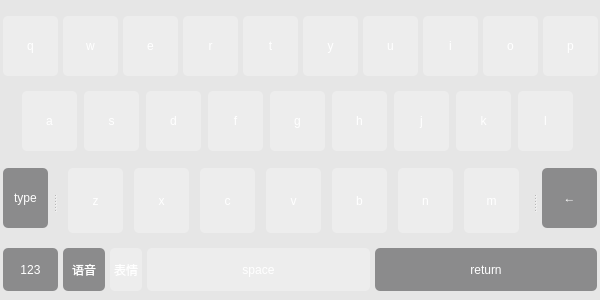
<?xml version="1.0" encoding="UTF-8"?>
<ui version="4.0">
 <class>frmInput</class>
 <widget class="QWidget" name="frmInput">
  <property name="geometry">
   <rect>
    <x>0</x>
    <y>0</y>
    <width>600</width>
    <height>300</height>
   </rect>
  </property>
  <property name="minimumSize">
   <size>
    <width>600</width>
    <height>300</height>
   </size>
  </property>
  <property name="maximumSize">
   <size>
    <width>600</width>
    <height>300</height>
   </size>
  </property>
  <property name="windowTitle">
   <string>中文输入法面板</string>
  </property>
  <property name="styleSheet">
   <string notr="true">background:transparent;</string>
  </property>
  <layout class="QVBoxLayout" name="verticalLayout">
   <property name="spacing">
    <number>0</number>
   </property>
   <property name="leftMargin">
    <number>0</number>
   </property>
   <property name="topMargin">
    <number>0</number>
   </property>
   <property name="rightMargin">
    <number>0</number>
   </property>
   <property name="bottomMargin">
    <number>0</number>
   </property>
   <item>
    <widget class="QWidget" name="widgetMain" native="true">
     <property name="sizePolicy">
      <sizepolicy hsizetype="Preferred" vsizetype="Expanding">
       <horstretch>0</horstretch>
       <verstretch>0</verstretch>
      </sizepolicy>
     </property>
     <property name="minimumSize">
      <size>
       <width>473</width>
       <height>300</height>
      </size>
     </property>
     <property name="maximumSize">
      <size>
       <width>16777215</width>
       <height>300</height>
      </size>
     </property>
     <property name="styleSheet">
      <string notr="true">QWidget{background: rgba(0,0,0,0.60);
background: rgba(0,0,0,0.10);}</string>
     </property>
     <layout class="QVBoxLayout" name="verticalLayout_2">
      <property name="spacing">
       <number>6</number>
      </property>
      <property name="leftMargin">
       <number>3</number>
      </property>
      <property name="topMargin">
       <number>10</number>
      </property>
      <property name="rightMargin">
       <number>3</number>
      </property>
      <property name="bottomMargin">
       <number>3</number>
      </property>
      <item>
       <layout class="QHBoxLayout" name="horizontalLayout">
        <property name="spacing">
         <number>5</number>
        </property>
        <property name="bottomMargin">
         <number>3</number>
        </property>
        <item>
         <widget class="QPushButton" name="btnq">
          <property name="sizePolicy">
           <sizepolicy hsizetype="Ignored" vsizetype="Expanding">
            <horstretch>0</horstretch>
            <verstretch>0</verstretch>
           </sizepolicy>
          </property>
          <property name="minimumSize">
           <size>
            <width>55</width>
            <height>60</height>
           </size>
          </property>
          <property name="maximumSize">
           <size>
            <width>55</width>
            <height>60</height>
           </size>
          </property>
          <property name="focusPolicy">
           <enum>Qt::NoFocus</enum>
          </property>
          <property name="styleSheet">
           <string notr="true">background: rgba(255,255,255,0.30);
border-radius: 5px;
font: 26pt &quot;Microsoft YaHei UI&quot;;
color: #FFFFFF;
text-align: center;
</string>
          </property>
          <property name="text">
           <string>q</string>
          </property>
         </widget>
        </item>
        <item>
         <widget class="QPushButton" name="btnw">
          <property name="sizePolicy">
           <sizepolicy hsizetype="Fixed" vsizetype="Fixed">
            <horstretch>0</horstretch>
            <verstretch>0</verstretch>
           </sizepolicy>
          </property>
          <property name="minimumSize">
           <size>
            <width>55</width>
            <height>60</height>
           </size>
          </property>
          <property name="maximumSize">
           <size>
            <width>55</width>
            <height>60</height>
           </size>
          </property>
          <property name="focusPolicy">
           <enum>Qt::NoFocus</enum>
          </property>
          <property name="styleSheet">
           <string notr="true">background: rgba(255,255,255,0.30);
border-radius: 5px;
font: 26pt &quot;Microsoft YaHei UI&quot;;
color: #FFFFFF;
text-align: center;
</string>
          </property>
          <property name="text">
           <string>w</string>
          </property>
         </widget>
        </item>
        <item>
         <widget class="QPushButton" name="btne">
          <property name="sizePolicy">
           <sizepolicy hsizetype="Ignored" vsizetype="Expanding">
            <horstretch>0</horstretch>
            <verstretch>0</verstretch>
           </sizepolicy>
          </property>
          <property name="minimumSize">
           <size>
            <width>55</width>
            <height>60</height>
           </size>
          </property>
          <property name="maximumSize">
           <size>
            <width>55</width>
            <height>60</height>
           </size>
          </property>
          <property name="focusPolicy">
           <enum>Qt::NoFocus</enum>
          </property>
          <property name="styleSheet">
           <string notr="true">background: rgba(255,255,255,0.30);
border-radius: 5px;
font: 26pt &quot;Microsoft YaHei UI&quot;;
color: #FFFFFF;
text-align: center;
</string>
          </property>
          <property name="text">
           <string>e</string>
          </property>
         </widget>
        </item>
        <item>
         <widget class="QPushButton" name="btnr">
          <property name="sizePolicy">
           <sizepolicy hsizetype="Ignored" vsizetype="Expanding">
            <horstretch>0</horstretch>
            <verstretch>0</verstretch>
           </sizepolicy>
          </property>
          <property name="minimumSize">
           <size>
            <width>55</width>
            <height>60</height>
           </size>
          </property>
          <property name="maximumSize">
           <size>
            <width>55</width>
            <height>60</height>
           </size>
          </property>
          <property name="focusPolicy">
           <enum>Qt::NoFocus</enum>
          </property>
          <property name="styleSheet">
           <string notr="true">background: rgba(255,255,255,0.30);
border-radius: 5px;
font: 26pt &quot;Microsoft YaHei UI&quot;;
color: #FFFFFF;
text-align: center;
</string>
          </property>
          <property name="text">
           <string>r</string>
          </property>
         </widget>
        </item>
        <item>
         <widget class="QPushButton" name="btnt">
          <property name="sizePolicy">
           <sizepolicy hsizetype="Ignored" vsizetype="Expanding">
            <horstretch>0</horstretch>
            <verstretch>0</verstretch>
           </sizepolicy>
          </property>
          <property name="minimumSize">
           <size>
            <width>55</width>
            <height>60</height>
           </size>
          </property>
          <property name="maximumSize">
           <size>
            <width>55</width>
            <height>60</height>
           </size>
          </property>
          <property name="focusPolicy">
           <enum>Qt::NoFocus</enum>
          </property>
          <property name="styleSheet">
           <string notr="true">background: rgba(255,255,255,0.30);
border-radius: 5px;
font: 26pt &quot;Microsoft YaHei UI&quot;;
color: #FFFFFF;
text-align: center;
</string>
          </property>
          <property name="text">
           <string>t</string>
          </property>
         </widget>
        </item>
        <item>
         <widget class="QPushButton" name="btny">
          <property name="sizePolicy">
           <sizepolicy hsizetype="Ignored" vsizetype="Expanding">
            <horstretch>0</horstretch>
            <verstretch>0</verstretch>
           </sizepolicy>
          </property>
          <property name="minimumSize">
           <size>
            <width>55</width>
            <height>60</height>
           </size>
          </property>
          <property name="maximumSize">
           <size>
            <width>55</width>
            <height>60</height>
           </size>
          </property>
          <property name="focusPolicy">
           <enum>Qt::NoFocus</enum>
          </property>
          <property name="styleSheet">
           <string notr="true">background: rgba(255,255,255,0.30);
border-radius: 5px;
font: 26pt &quot;Microsoft YaHei UI&quot;;
color: #FFFFFF;
text-align: center;
</string>
          </property>
          <property name="text">
           <string>y</string>
          </property>
         </widget>
        </item>
        <item>
         <widget class="QPushButton" name="btnu">
          <property name="sizePolicy">
           <sizepolicy hsizetype="Ignored" vsizetype="Expanding">
            <horstretch>0</horstretch>
            <verstretch>0</verstretch>
           </sizepolicy>
          </property>
          <property name="minimumSize">
           <size>
            <width>55</width>
            <height>60</height>
           </size>
          </property>
          <property name="maximumSize">
           <size>
            <width>55</width>
            <height>60</height>
           </size>
          </property>
          <property name="focusPolicy">
           <enum>Qt::NoFocus</enum>
          </property>
          <property name="styleSheet">
           <string notr="true">background: rgba(255,255,255,0.30);
border-radius: 5px;
font: 26pt &quot;Microsoft YaHei UI&quot;;
color: #FFFFFF;
text-align: center;
</string>
          </property>
          <property name="text">
           <string>u</string>
          </property>
         </widget>
        </item>
        <item>
         <widget class="QPushButton" name="btni">
          <property name="sizePolicy">
           <sizepolicy hsizetype="Ignored" vsizetype="Expanding">
            <horstretch>0</horstretch>
            <verstretch>0</verstretch>
           </sizepolicy>
          </property>
          <property name="minimumSize">
           <size>
            <width>55</width>
            <height>60</height>
           </size>
          </property>
          <property name="maximumSize">
           <size>
            <width>55</width>
            <height>60</height>
           </size>
          </property>
          <property name="focusPolicy">
           <enum>Qt::NoFocus</enum>
          </property>
          <property name="styleSheet">
           <string notr="true">background: rgba(255,255,255,0.30);
border-radius: 5px;
font: 26pt &quot;Microsoft YaHei UI&quot;;
color: #FFFFFF;
text-align: center;
</string>
          </property>
          <property name="text">
           <string>i</string>
          </property>
         </widget>
        </item>
        <item>
         <widget class="QPushButton" name="btno">
          <property name="sizePolicy">
           <sizepolicy hsizetype="Ignored" vsizetype="Expanding">
            <horstretch>0</horstretch>
            <verstretch>0</verstretch>
           </sizepolicy>
          </property>
          <property name="minimumSize">
           <size>
            <width>55</width>
            <height>60</height>
           </size>
          </property>
          <property name="maximumSize">
           <size>
            <width>55</width>
            <height>60</height>
           </size>
          </property>
          <property name="focusPolicy">
           <enum>Qt::NoFocus</enum>
          </property>
          <property name="styleSheet">
           <string notr="true">background: rgba(255,255,255,0.30);
border-radius: 5px;
font: 26pt &quot;Microsoft YaHei UI&quot;;
color: #FFFFFF;
text-align: center;
</string>
          </property>
          <property name="text">
           <string>o</string>
          </property>
         </widget>
        </item>
        <item>
         <widget class="QPushButton" name="btnp">
          <property name="sizePolicy">
           <sizepolicy hsizetype="Ignored" vsizetype="Expanding">
            <horstretch>0</horstretch>
            <verstretch>0</verstretch>
           </sizepolicy>
          </property>
          <property name="minimumSize">
           <size>
            <width>55</width>
            <height>60</height>
           </size>
          </property>
          <property name="maximumSize">
           <size>
            <width>55</width>
            <height>60</height>
           </size>
          </property>
          <property name="focusPolicy">
           <enum>Qt::NoFocus</enum>
          </property>
          <property name="styleSheet">
           <string notr="true">background: rgba(255,255,255,0.30);
border-radius: 5px;
font: 26pt &quot;Microsoft YaHei UI&quot;;
color: #FFFFFF;
text-align: center;
</string>
          </property>
          <property name="text">
           <string>p</string>
          </property>
         </widget>
        </item>
       </layout>
      </item>
      <item>
       <layout class="QHBoxLayout" name="horizontalLayout_2">
        <property name="spacing">
         <number>6</number>
        </property>
        <property name="sizeConstraint">
         <enum>QLayout::SetDefaultConstraint</enum>
        </property>
        <property name="leftMargin">
         <number>18</number>
        </property>
        <property name="rightMargin">
         <number>18</number>
        </property>
        <property name="bottomMargin">
         <number>5</number>
        </property>
        <item>
         <widget class="QPushButton" name="btna">
          <property name="sizePolicy">
           <sizepolicy hsizetype="Ignored" vsizetype="Expanding">
            <horstretch>0</horstretch>
            <verstretch>0</verstretch>
           </sizepolicy>
          </property>
          <property name="minimumSize">
           <size>
            <width>55</width>
            <height>60</height>
           </size>
          </property>
          <property name="maximumSize">
           <size>
            <width>55</width>
            <height>60</height>
           </size>
          </property>
          <property name="focusPolicy">
           <enum>Qt::NoFocus</enum>
          </property>
          <property name="styleSheet">
           <string notr="true">background: rgba(255,255,255,0.30);
border-radius: 5px;
font: 26pt &quot;Microsoft YaHei UI&quot;;
color: #FFFFFF;
text-align: center;
</string>
          </property>
          <property name="text">
           <string>a</string>
          </property>
         </widget>
        </item>
        <item>
         <widget class="QPushButton" name="btns">
          <property name="sizePolicy">
           <sizepolicy hsizetype="Ignored" vsizetype="Expanding">
            <horstretch>0</horstretch>
            <verstretch>0</verstretch>
           </sizepolicy>
          </property>
          <property name="minimumSize">
           <size>
            <width>55</width>
            <height>60</height>
           </size>
          </property>
          <property name="maximumSize">
           <size>
            <width>55</width>
            <height>60</height>
           </size>
          </property>
          <property name="focusPolicy">
           <enum>Qt::NoFocus</enum>
          </property>
          <property name="styleSheet">
           <string notr="true">background: rgba(255,255,255,0.30);
border-radius: 5px;
font: 26pt &quot;Microsoft YaHei UI&quot;;
color: #FFFFFF;
text-align: center;
</string>
          </property>
          <property name="text">
           <string>s</string>
          </property>
         </widget>
        </item>
        <item>
         <widget class="QPushButton" name="btnd">
          <property name="sizePolicy">
           <sizepolicy hsizetype="Ignored" vsizetype="Expanding">
            <horstretch>0</horstretch>
            <verstretch>0</verstretch>
           </sizepolicy>
          </property>
          <property name="minimumSize">
           <size>
            <width>55</width>
            <height>60</height>
           </size>
          </property>
          <property name="maximumSize">
           <size>
            <width>55</width>
            <height>60</height>
           </size>
          </property>
          <property name="focusPolicy">
           <enum>Qt::NoFocus</enum>
          </property>
          <property name="styleSheet">
           <string notr="true">background: rgba(255,255,255,0.30);
border-radius: 5px;
font: 26pt &quot;Microsoft YaHei UI&quot;;
color: #FFFFFF;
text-align: center;
</string>
          </property>
          <property name="text">
           <string>d</string>
          </property>
         </widget>
        </item>
        <item>
         <widget class="QPushButton" name="btnf">
          <property name="sizePolicy">
           <sizepolicy hsizetype="Ignored" vsizetype="Expanding">
            <horstretch>0</horstretch>
            <verstretch>0</verstretch>
           </sizepolicy>
          </property>
          <property name="minimumSize">
           <size>
            <width>55</width>
            <height>60</height>
           </size>
          </property>
          <property name="maximumSize">
           <size>
            <width>55</width>
            <height>60</height>
           </size>
          </property>
          <property name="focusPolicy">
           <enum>Qt::NoFocus</enum>
          </property>
          <property name="styleSheet">
           <string notr="true">background: rgba(255,255,255,0.30);
border-radius: 5px;
font: 26pt &quot;Microsoft YaHei UI&quot;;
color: #FFFFFF;
text-align: center;
</string>
          </property>
          <property name="text">
           <string>f</string>
          </property>
         </widget>
        </item>
        <item>
         <widget class="QPushButton" name="btng">
          <property name="sizePolicy">
           <sizepolicy hsizetype="Ignored" vsizetype="Expanding">
            <horstretch>0</horstretch>
            <verstretch>0</verstretch>
           </sizepolicy>
          </property>
          <property name="minimumSize">
           <size>
            <width>55</width>
            <height>60</height>
           </size>
          </property>
          <property name="maximumSize">
           <size>
            <width>55</width>
            <height>60</height>
           </size>
          </property>
          <property name="focusPolicy">
           <enum>Qt::NoFocus</enum>
          </property>
          <property name="styleSheet">
           <string notr="true">background: rgba(255,255,255,0.30);
border-radius: 5px;
font: 26pt &quot;Microsoft YaHei UI&quot;;
color: #FFFFFF;
text-align: center;
</string>
          </property>
          <property name="text">
           <string>g</string>
          </property>
         </widget>
        </item>
        <item>
         <widget class="QPushButton" name="btnh">
          <property name="sizePolicy">
           <sizepolicy hsizetype="Ignored" vsizetype="Expanding">
            <horstretch>0</horstretch>
            <verstretch>0</verstretch>
           </sizepolicy>
          </property>
          <property name="minimumSize">
           <size>
            <width>55</width>
            <height>60</height>
           </size>
          </property>
          <property name="maximumSize">
           <size>
            <width>55</width>
            <height>60</height>
           </size>
          </property>
          <property name="focusPolicy">
           <enum>Qt::NoFocus</enum>
          </property>
          <property name="styleSheet">
           <string notr="true">background: rgba(255,255,255,0.30);
border-radius: 5px;
font: 26pt &quot;Microsoft YaHei UI&quot;;
color: #FFFFFF;
text-align: center;
</string>
          </property>
          <property name="text">
           <string>h</string>
          </property>
         </widget>
        </item>
        <item>
         <widget class="QPushButton" name="btnj">
          <property name="sizePolicy">
           <sizepolicy hsizetype="Ignored" vsizetype="Expanding">
            <horstretch>0</horstretch>
            <verstretch>0</verstretch>
           </sizepolicy>
          </property>
          <property name="minimumSize">
           <size>
            <width>55</width>
            <height>60</height>
           </size>
          </property>
          <property name="maximumSize">
           <size>
            <width>55</width>
            <height>60</height>
           </size>
          </property>
          <property name="focusPolicy">
           <enum>Qt::NoFocus</enum>
          </property>
          <property name="styleSheet">
           <string notr="true">background: rgba(255,255,255,0.30);
border-radius: 5px;
font: 26pt &quot;Microsoft YaHei UI&quot;;
color: #FFFFFF;
text-align: center;
</string>
          </property>
          <property name="text">
           <string>j</string>
          </property>
         </widget>
        </item>
        <item>
         <widget class="QPushButton" name="btnk">
          <property name="sizePolicy">
           <sizepolicy hsizetype="Ignored" vsizetype="Expanding">
            <horstretch>0</horstretch>
            <verstretch>0</verstretch>
           </sizepolicy>
          </property>
          <property name="minimumSize">
           <size>
            <width>55</width>
            <height>60</height>
           </size>
          </property>
          <property name="maximumSize">
           <size>
            <width>55</width>
            <height>60</height>
           </size>
          </property>
          <property name="focusPolicy">
           <enum>Qt::NoFocus</enum>
          </property>
          <property name="styleSheet">
           <string notr="true">background: rgba(255,255,255,0.30);
border-radius: 5px;
font: 26pt &quot;Microsoft YaHei UI&quot;;
color: #FFFFFF;
text-align: center;
</string>
          </property>
          <property name="text">
           <string>k</string>
          </property>
         </widget>
        </item>
        <item>
         <widget class="QPushButton" name="btnl">
          <property name="sizePolicy">
           <sizepolicy hsizetype="Ignored" vsizetype="Expanding">
            <horstretch>0</horstretch>
            <verstretch>0</verstretch>
           </sizepolicy>
          </property>
          <property name="minimumSize">
           <size>
            <width>55</width>
            <height>60</height>
           </size>
          </property>
          <property name="maximumSize">
           <size>
            <width>55</width>
            <height>60</height>
           </size>
          </property>
          <property name="focusPolicy">
           <enum>Qt::NoFocus</enum>
          </property>
          <property name="styleSheet">
           <string notr="true">background: rgba(255,255,255,0.30);
border-radius: 5px;
font: 26pt &quot;Microsoft YaHei UI&quot;;
color: #FFFFFF;
text-align: center;
</string>
          </property>
          <property name="text">
           <string>l</string>
          </property>
         </widget>
        </item>
       </layout>
      </item>
      <item>
       <widget class="QSplitter" name="splitter">
        <property name="styleSheet">
         <string notr="true">background:transparent;</string>
        </property>
        <property name="orientation">
         <enum>Qt::Horizontal</enum>
        </property>
        <property name="opaqueResize">
         <bool>false</bool>
        </property>
        <property name="handleWidth">
         <number>14</number>
        </property>
        <widget class="QPushButton" name="btnType">
         <property name="sizePolicy">
          <sizepolicy hsizetype="Ignored" vsizetype="Expanding">
           <horstretch>0</horstretch>
           <verstretch>0</verstretch>
          </sizepolicy>
         </property>
         <property name="minimumSize">
          <size>
           <width>45</width>
           <height>60</height>
          </size>
         </property>
         <property name="maximumSize">
          <size>
           <width>45</width>
           <height>60</height>
          </size>
         </property>
         <property name="focusPolicy">
          <enum>Qt::NoFocus</enum>
         </property>
         <property name="styleSheet">
          <string notr="true">background: #8B8B8C;

border-radius: 5px;
font: 12pt &quot;Microsoft YaHei UI&quot;;
color: #FFFFFF;
text-align: center;r;</string>
         </property>
         <property name="text">
          <string>type</string>
         </property>
        </widget>
        <widget class="QWidget" name="layoutWidget">
         <layout class="QHBoxLayout" name="horizontalLayout_4">
          <property name="spacing">
           <number>5</number>
          </property>
          <property name="bottomMargin">
           <number>3</number>
          </property>
          <item>
           <widget class="QPushButton" name="btnz">
            <property name="sizePolicy">
             <sizepolicy hsizetype="Ignored" vsizetype="Expanding">
              <horstretch>0</horstretch>
              <verstretch>0</verstretch>
             </sizepolicy>
            </property>
            <property name="minimumSize">
             <size>
              <width>55</width>
              <height>65</height>
             </size>
            </property>
            <property name="maximumSize">
             <size>
              <width>55</width>
              <height>65</height>
             </size>
            </property>
            <property name="focusPolicy">
             <enum>Qt::NoFocus</enum>
            </property>
            <property name="styleSheet">
             <string notr="true">background: rgba(255,255,255,0.30);
border-radius: 5px;
font: 26pt &quot;Microsoft YaHei UI&quot;;
color: #FFFFFF;
text-align: center;
</string>
            </property>
            <property name="text">
             <string>z</string>
            </property>
           </widget>
          </item>
          <item>
           <widget class="QPushButton" name="btnx">
            <property name="sizePolicy">
             <sizepolicy hsizetype="Ignored" vsizetype="Expanding">
              <horstretch>0</horstretch>
              <verstretch>0</verstretch>
             </sizepolicy>
            </property>
            <property name="minimumSize">
             <size>
              <width>55</width>
              <height>65</height>
             </size>
            </property>
            <property name="maximumSize">
             <size>
              <width>55</width>
              <height>65</height>
             </size>
            </property>
            <property name="focusPolicy">
             <enum>Qt::NoFocus</enum>
            </property>
            <property name="styleSheet">
             <string notr="true">background: rgba(255,255,255,0.30);
border-radius: 5px;
font: 26pt &quot;Microsoft YaHei UI&quot;;
color: #FFFFFF;
text-align: center;
</string>
            </property>
            <property name="text">
             <string>x</string>
            </property>
           </widget>
          </item>
          <item>
           <widget class="QPushButton" name="btnc">
            <property name="sizePolicy">
             <sizepolicy hsizetype="Ignored" vsizetype="Expanding">
              <horstretch>0</horstretch>
              <verstretch>0</verstretch>
             </sizepolicy>
            </property>
            <property name="minimumSize">
             <size>
              <width>55</width>
              <height>65</height>
             </size>
            </property>
            <property name="maximumSize">
             <size>
              <width>55</width>
              <height>65</height>
             </size>
            </property>
            <property name="focusPolicy">
             <enum>Qt::NoFocus</enum>
            </property>
            <property name="styleSheet">
             <string notr="true">background: rgba(255,255,255,0.30);
border-radius: 5px;
font: 26pt &quot;Microsoft YaHei UI&quot;;
color: #FFFFFF;
text-align: center;
</string>
            </property>
            <property name="text">
             <string>c</string>
            </property>
           </widget>
          </item>
          <item>
           <widget class="QPushButton" name="btnv">
            <property name="sizePolicy">
             <sizepolicy hsizetype="Ignored" vsizetype="Expanding">
              <horstretch>0</horstretch>
              <verstretch>0</verstretch>
             </sizepolicy>
            </property>
            <property name="minimumSize">
             <size>
              <width>55</width>
              <height>65</height>
             </size>
            </property>
            <property name="maximumSize">
             <size>
              <width>55</width>
              <height>65</height>
             </size>
            </property>
            <property name="focusPolicy">
             <enum>Qt::NoFocus</enum>
            </property>
            <property name="styleSheet">
             <string notr="true">background: rgba(255,255,255,0.30);
border-radius: 5px;
font: 26pt &quot;Microsoft YaHei UI&quot;;
color: #FFFFFF;
text-align: center;
</string>
            </property>
            <property name="text">
             <string>v</string>
            </property>
           </widget>
          </item>
          <item>
           <widget class="QPushButton" name="btnb">
            <property name="sizePolicy">
             <sizepolicy hsizetype="Ignored" vsizetype="Expanding">
              <horstretch>0</horstretch>
              <verstretch>0</verstretch>
             </sizepolicy>
            </property>
            <property name="minimumSize">
             <size>
              <width>55</width>
              <height>65</height>
             </size>
            </property>
            <property name="maximumSize">
             <size>
              <width>55</width>
              <height>65</height>
             </size>
            </property>
            <property name="focusPolicy">
             <enum>Qt::NoFocus</enum>
            </property>
            <property name="styleSheet">
             <string notr="true">background: rgba(255,255,255,0.30);
border-radius: 5px;
font: 26pt &quot;Microsoft YaHei UI&quot;;
color: #FFFFFF;
text-align: center;
</string>
            </property>
            <property name="text">
             <string>b</string>
            </property>
           </widget>
          </item>
          <item>
           <widget class="QPushButton" name="btnn">
            <property name="sizePolicy">
             <sizepolicy hsizetype="Ignored" vsizetype="Expanding">
              <horstretch>0</horstretch>
              <verstretch>0</verstretch>
             </sizepolicy>
            </property>
            <property name="minimumSize">
             <size>
              <width>55</width>
              <height>65</height>
             </size>
            </property>
            <property name="maximumSize">
             <size>
              <width>55</width>
              <height>65</height>
             </size>
            </property>
            <property name="focusPolicy">
             <enum>Qt::NoFocus</enum>
            </property>
            <property name="styleSheet">
             <string notr="true">background: rgba(255,255,255,0.30);
border-radius: 5px;
font: 26pt &quot;Microsoft YaHei UI&quot;;
color: #FFFFFF;
text-align: center;
</string>
            </property>
            <property name="text">
             <string>n</string>
            </property>
           </widget>
          </item>
          <item>
           <widget class="QPushButton" name="btnm">
            <property name="sizePolicy">
             <sizepolicy hsizetype="Ignored" vsizetype="Expanding">
              <horstretch>0</horstretch>
              <verstretch>0</verstretch>
             </sizepolicy>
            </property>
            <property name="minimumSize">
             <size>
              <width>55</width>
              <height>65</height>
             </size>
            </property>
            <property name="maximumSize">
             <size>
              <width>55</width>
              <height>65</height>
             </size>
            </property>
            <property name="focusPolicy">
             <enum>Qt::NoFocus</enum>
            </property>
            <property name="styleSheet">
             <string notr="true">background: rgba(255,255,255,0.30);
border-radius: 5px;
font: 26pt &quot;Microsoft YaHei UI&quot;;
color: #FFFFFF;
text-align: center;
</string>
            </property>
            <property name="text">
             <string>m</string>
            </property>
           </widget>
          </item>
         </layout>
        </widget>
        <widget class="QPushButton" name="btnDelete">
         <property name="sizePolicy">
          <sizepolicy hsizetype="Ignored" vsizetype="Expanding">
           <horstretch>0</horstretch>
           <verstretch>0</verstretch>
          </sizepolicy>
         </property>
         <property name="minimumSize">
          <size>
           <width>55</width>
           <height>60</height>
          </size>
         </property>
         <property name="maximumSize">
          <size>
           <width>55</width>
           <height>60</height>
          </size>
         </property>
         <property name="focusPolicy">
          <enum>Qt::NoFocus</enum>
         </property>
         <property name="styleSheet">
          <string notr="true">background: #8B8B8C;

border-radius: 5px;
font: 18pt &quot;Microsoft YaHei UI&quot;;
color: #FFFFFF;
text-align: center;</string>
         </property>
         <property name="text">
          <string>←</string>
         </property>
        </widget>
       </widget>
      </item>
      <item>
       <layout class="QHBoxLayout" name="horizontalLayout_3">
        <property name="spacing">
         <number>5</number>
        </property>
        <item>
         <widget class="QPushButton" name="btn123">
          <property name="minimumSize">
           <size>
            <width>55</width>
            <height>43</height>
           </size>
          </property>
          <property name="maximumSize">
           <size>
            <width>55</width>
            <height>43</height>
           </size>
          </property>
          <property name="focusPolicy">
           <enum>Qt::NoFocus</enum>
          </property>
          <property name="styleSheet">
           <string notr="true">background: #8B8B8C;

border-radius: 5px;
font: 16pt &quot;Microsoft YaHei UI&quot;;
color: #FFFFFF;
text-align: center;</string>
          </property>
          <property name="text">
           <string>123</string>
          </property>
         </widget>
        </item>
        <item>
         <widget class="QPushButton" name="btnSpeak">
          <property name="minimumSize">
           <size>
            <width>42</width>
            <height>43</height>
           </size>
          </property>
          <property name="maximumSize">
           <size>
            <width>42</width>
            <height>43</height>
           </size>
          </property>
          <property name="focusPolicy">
           <enum>Qt::NoFocus</enum>
          </property>
          <property name="styleSheet">
           <string notr="true">background: #8B8B8C;

border-radius: 5px;
font: 10pt &quot;Microsoft YaHei UI&quot;;
color: #FFFFFF;
text-align: center;</string>
          </property>
          <property name="text">
           <string>语音</string>
          </property>
         </widget>
        </item>
        <item>
         <widget class="QPushButton" name="btnEmoi">
          <property name="minimumSize">
           <size>
            <width>32</width>
            <height>43</height>
           </size>
          </property>
          <property name="maximumSize">
           <size>
            <width>32</width>
            <height>43</height>
           </size>
          </property>
          <property name="focusPolicy">
           <enum>Qt::NoFocus</enum>
          </property>
          <property name="styleSheet">
           <string notr="true">background: rgba(255,255,255,0.30);
border-radius: 5px;
font: 10pt &quot;Microsoft YaHei UI&quot;;
color: #FFFFFF;
text-align: center;</string>
          </property>
          <property name="text">
           <string>表情</string>
          </property>
         </widget>
        </item>
        <item>
         <widget class="QPushButton" name="btnSpace">
          <property name="minimumSize">
           <size>
            <width>145</width>
            <height>43</height>
           </size>
          </property>
          <property name="focusPolicy">
           <enum>Qt::NoFocus</enum>
          </property>
          <property name="styleSheet">
           <string notr="true">background: rgba(255,255,255,0.30);
border-radius: 5px;
font: 18pt &quot;Microsoft YaHei UI&quot;;
color: #FFFFFF;
text-align: center;</string>
          </property>
          <property name="text">
           <string>space</string>
          </property>
         </widget>
        </item>
        <item>
         <widget class="QPushButton" name="btnReturn">
          <property name="minimumSize">
           <size>
            <width>88</width>
            <height>43</height>
           </size>
          </property>
          <property name="focusPolicy">
           <enum>Qt::NoFocus</enum>
          </property>
          <property name="styleSheet">
           <string notr="true">background: #8B8B8C;

border-radius: 5px;
font: 18pt &quot;Microsoft YaHei UI&quot;;
color: #FFFFFF;
text-align: center;</string>
          </property>
          <property name="text">
           <string>return</string>
          </property>
         </widget>
        </item>
       </layout>
      </item>
     </layout>
    </widget>
   </item>
  </layout>
 </widget>
 <resources/>
 <connections/>
</ui>
